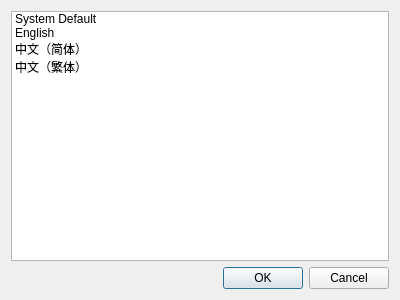
<?xml version="1.0" encoding="UTF-8"?>
<ui version="4.0">
 <class>LanguageDialog</class>
 <widget class="QDialog" name="LanguageDialog">
  <property name="geometry">
   <rect>
    <x>0</x>
    <y>0</y>
    <width>400</width>
    <height>300</height>
   </rect>
  </property>
  <property name="windowTitle">
   <string>Dialog</string>
  </property>
  <layout class="QVBoxLayout" name="verticalLayout">
   <item>
    <widget class="QListWidget" name="listWidget">
     <item>
      <property name="text">
       <string>System Default</string>
      </property>
     </item>
     <item>
      <property name="text">
       <string>English</string>
      </property>
     </item>
     <item>
      <property name="text">
       <string>中文（简体）</string>
      </property>
     </item>
     <item>
      <property name="text">
       <string>中文（繁体）</string>
      </property>
     </item>
     <item>
      <property name="text">
       <string/>
      </property>
     </item>
    </widget>
   </item>
   <item>
    <widget class="QDialogButtonBox" name="buttonBox">
     <property name="orientation">
      <enum>Qt::Horizontal</enum>
     </property>
     <property name="standardButtons">
      <set>QDialogButtonBox::Cancel|QDialogButtonBox::Ok</set>
     </property>
    </widget>
   </item>
  </layout>
 </widget>
 <resources/>
 <connections>
  <connection>
   <sender>buttonBox</sender>
   <signal>accepted()</signal>
   <receiver>LanguageDialog</receiver>
   <slot>accept()</slot>
   <hints>
    <hint type="sourcelabel">
     <x>248</x>
     <y>254</y>
    </hint>
    <hint type="destinationlabel">
     <x>157</x>
     <y>274</y>
    </hint>
   </hints>
  </connection>
  <connection>
   <sender>buttonBox</sender>
   <signal>rejected()</signal>
   <receiver>LanguageDialog</receiver>
   <slot>reject()</slot>
   <hints>
    <hint type="sourcelabel">
     <x>316</x>
     <y>260</y>
    </hint>
    <hint type="destinationlabel">
     <x>286</x>
     <y>274</y>
    </hint>
   </hints>
  </connection>
 </connections>
</ui>
